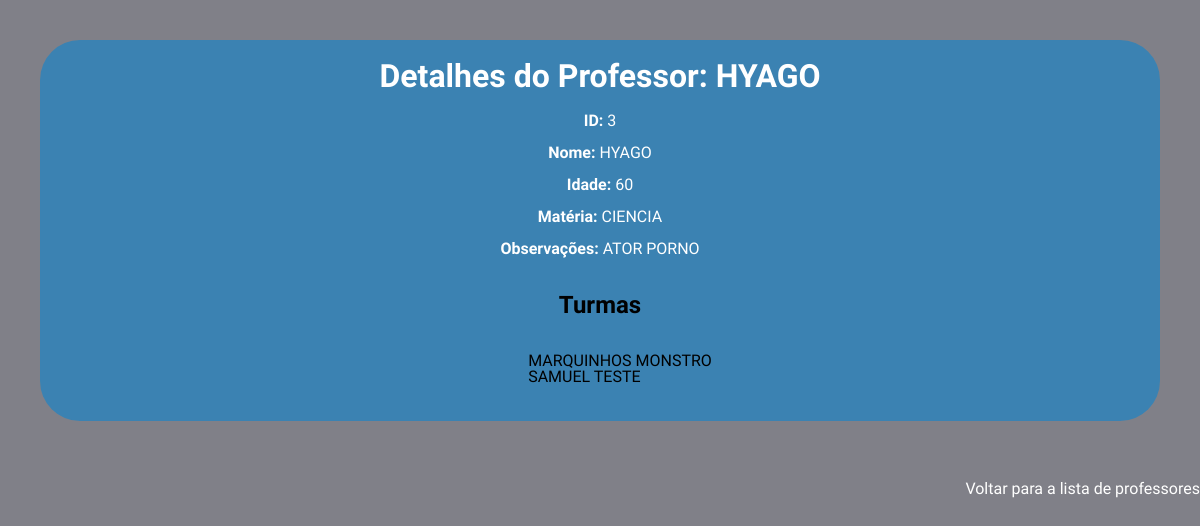
The app's page /professores/3, older data.
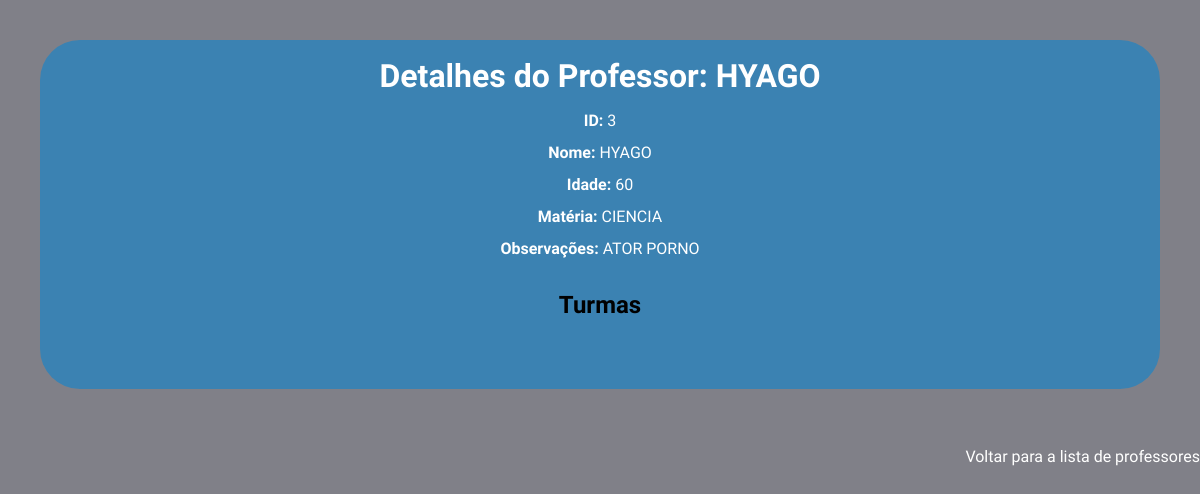
The same page, newer data.
### models/turma.py (models this page shows, shortened)
class Turma(db.Model):
    __tablename__ = 'turmas'
    id = db.Column(db.Integer, primary_key=True)
    descricao = db.Column(db.String(200), nullable=False)
    professor_id = db.Column(db.Integer, db.ForeignKey('professores.id'))
    ativo = db.Column(db.Boolean, default=True)
    professor = db.relationship('Professor', back_populates='turmas')
    alunos = db.relationship('Aluno', back_populates='turma', cascade="all, delete-orphan")

### controller/professor.py (the view)
@professor_blueprint.route('/professores/<int:id_professor>', methods=['GET'])
def get_professor(id_professor):
    try:
        professor = professor_por_id(id_professor)
        return render_template('professores/professor_id.html', professor=professor)
    except ProfessorNaoEncontrado:
        return jsonify({'message': 'Professor não encontrado'}), 404

### models/professor.py (called while the page is built)
def professor_por_id(id_professor):
    professor = Professor.query.get(id_professor)
    if not professor:
        raise ProfessorNaoEncontrado
    return {
        'id': professor.id,
        'nome': professor.nome,
        'idade': professor.idade,
        'materia': professor.materia,
        'observacoes': professor.observacoes,
        'turmas': [{'id': turma.id, 'descricao': turma.descricao} for turma in professor.turmas]
    }

### templates/professores/professor_id.html (shortened to what this page needs)
<!DOCTYPE html>
<html lang="pt-BR">
<head>
  <link rel="stylesheet" href="/styles/global.css">
  <link rel="stylesheet" href="/styles/reset.css">
</head>
<body>
  <div class="containerGeral">
    <h1>Detalhes do Professor: {{ professor.nome }}</h1>
    <p><strong>ID:</strong> {{ professor.id }}</p>
    <p><strong>Nome:</strong> {{ professor.nome }}</p>
    <p><strong>Idade:</strong> {{ professor.idade }}</p>
    <p><strong>Matéria:</strong> {{ professor.materia }}</p>
    <p><strong>Observações:</strong> {{ professor.observacoes }}</p>
    <h2>Turmas</h2>
    <ul>
      {% for turma in professor.turmas %}
        <li>{{ turma.descricao }}</li>
      {% endfor %}
    </ul>
  </div>
  <div class="voltar">
    <a class="back" href="{{ url_for('professor.get_professores') }}">Voltar para a lista de professores</a>
  </div>
</body>
</html>

Row changes from the older to the newer data that the page shows:
no longer on this page (row edited): Turma: descricao "MARQUINHOS MONSTRO"
no longer on this page (row edited): Turma: descricao "SAMUEL TESTE"
